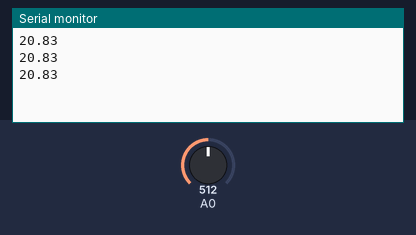
The sketch below on a simulated Arduino Uno, built with avr-gcc and run on an emulated ATmega328P. Shown: the last lines printed to the serial monitor. The inputs (shaded band) are chosen by the test bench; at power-on: A0 = 512.

Above: at 1.3 s.
1.4 s: A0 set to 716
At 1.9 s:
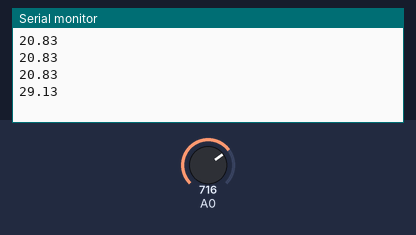
2.9 s: A0 set to 900
At 3.4 s:
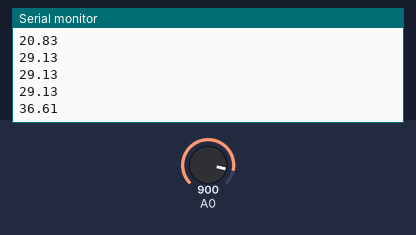
Timing chart, 0 to 5.9 s (numbered marks = the images above; inputs shaded):
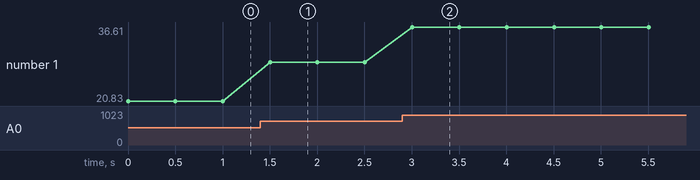

The sketch:

true_volt_meter.ino
```cpp
float battery_voltage()
{
  float Vref = 4.8;
  float R1 = 36088;
  float R2 = 4700;
  float v = (analogRead(0) * Vref) / 1024.0;
  float v2 = v / (R2 / (R1 + R2));
  return v2 ;
}

void setup() {
  Serial.begin(9600);
  pinMode(A0,INPUT);
}
void loop() {
  Serial.println(battery_voltage());
  delay(500);
}
```

Measured:
- after the input at 1.4 s, the serial monitor: prints a new line after 0.10 s (image 1)
- after the input at 2.9 s, the serial monitor: prints a new line after 0.10 s (image 2)
- plotted number 1: 20.83 → 29.13 after the input at 1.4 s, 29.13 → 36.61 after the input at 2.9 s
